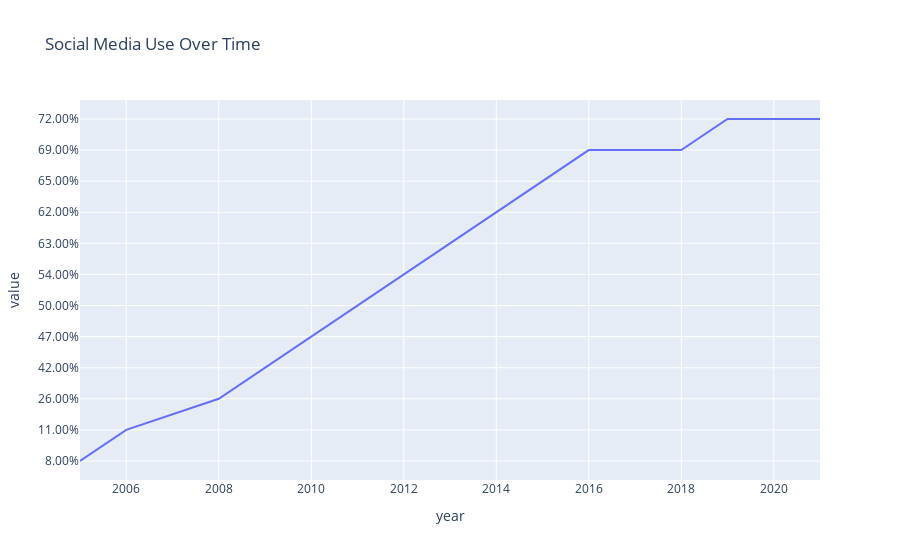

The notebook cell this image was saved under:
### Code cell
px.line(sm_copy_df, x='year', y='value', title='Social Media Use Over Time')

### Figure 1 — Plotly figure (JSON) as saved in the notebook; plotly's stock layout.template omitted (floating-point values rounded to 4 significant figures)
{"data": [{"hovertemplate": "year=%{x}<br>value=%{y}<extra></extra>", "legendgroup": "", "line": {"color": "#636efa", "dash": "solid"}, "marker": {"symbol": "circle"}, "mode": "lines", "name": "", "orientation": "h", "showlegend": false, "type": "scatter", "x": [2005, 2006, 2008, 2009, 2010, 2011, 2012, 2013, 2014, 2015, 2016, 2018, 2019, 2021], "xaxis": "x", "y": ["8.00%", "11.00%", "26.00%", "42.00%", "47.00%", "50.00%", "54.00%", "63.00%", "62.00%", "65.00%", "69.00%", "69.00%", "72.00%", "72.00%"], "yaxis": "y"}], "layout": {"legend": {"tracegroupgap": 0}, "title": {"text": "Social Media Use Over Time"}, "xaxis": {"anchor": "y", "domain": [0, 1], "title": {"text": "year"}}, "yaxis": {"anchor": "x", "domain": [0, 1], "title": {"text": "value"}}}}
